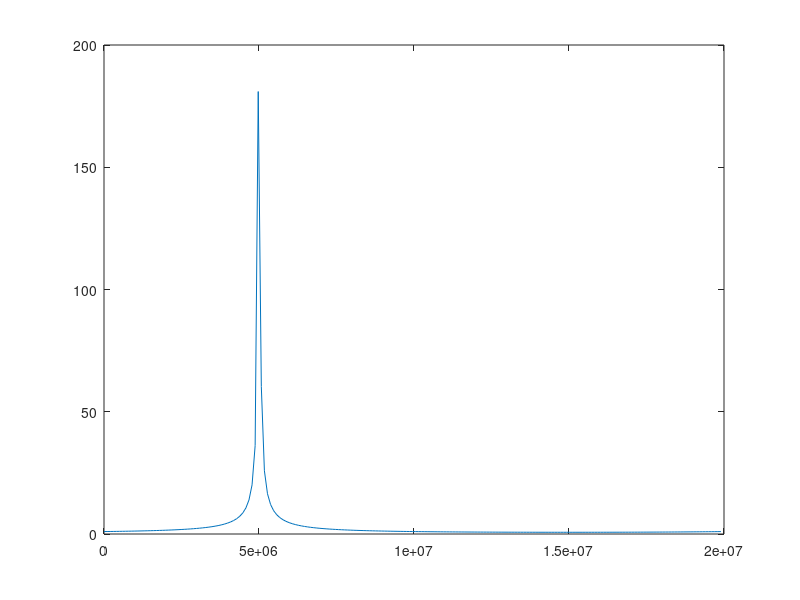

The MATLAB script that drew this image:

Tp=10e-6;
fj=5e6;
fs=20e6;
N_Tp=ceil(Tp*fs);
t_Tp=linspace(0,Tp,N_Tp);
%  F=fftshift(fft(exp(-1i*2*pi*(fj*t_Tp))));
F=fft(exp(1i*2*pi*(fj*t_Tp)));
funit=(0:length(F)-1)*fs/length(F);
figure;plot(funit,abs(F));